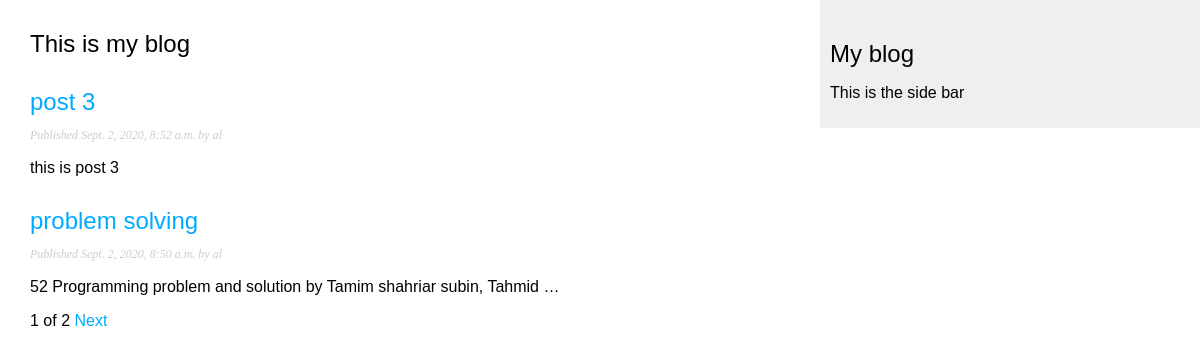
The page / on the database its author committed.
### blog/models.py (models this page shows, shortened)
class Post(models.Model):
    STATUS_CHOICES = (
        ('draft', 'Draft'),
        ('published', 'Published')
    )
    title = models.CharField(max_length=250)
    slug = models.SlugField(max_length=250,
                            unique_for_date='publish')
    author = models.ForeignKey(User, on_delete=models.CASCADE,
                               related_name='blog_post')
    body = models.TextField()
    publish = models.DateTimeField(default=timezone.now)
    created = models.DateTimeField(auto_now_add=True)
    updated = models.DateTimeField(auto_now=True)
    status = models.CharField(max_length=10,
                              choices=STATUS_CHOICES,
                              default='draft')
    class Meta:
        ordering = ('-publish',)
    objects = models.Manager()  # default manager
    published = PublishedManager()
    def get_absolute_url(self):
        return reverse('blog:post_detail',
                       args=[self.publish.year,
                             self.publish.month,
                             self.publish.day,
                             self.slug])

### blog/views.py (the view)
# urls.py: path('', views.post_list, name='list'),
def post_list(request):
    published_posts = Post.published.all()
    paginator = Paginator(published_posts, 2, orphans=1)
    page_number = request.GET.get('page')
    try:
        posts = paginator.page(page_number)
    except PageNotAnInteger:
        posts = paginator.page(1)
    except EmptyPage:
        posts = paginator.page(paginator.num_pages)
    return render(request, 'blog/post/list.html', {'posts': posts})

### blog/models.py (called while the page is built)
    def get_queryset(self):
        return super(PublishedManager, self).get_queryset().filter(status='published')

### blog/templates/blog/post/list.html
{% extends 'blog/base.html' %} {% block title %} Post List {% endblock %}
{%block content %}
<h2>This is my blog</h2>
{% for post in posts %}
<h2>
  <a style="text-decoration: none" href="{{ post.get_absolute_url }}">{{post.title}}</a>
</h2>
<p class="date">Published {{ post.publish }} by {{ post.author }}</p>
{{ post.body|truncatewords:10|linebreaks }} {% endfor %}
{% include 'blog/post/paginator.html' with page=posts %}
{% endblock %}

### blog/static/blog/css/blog.css (style rules this page uses)
body { margin: 0; padding: 0; font-family: helvetica, sans-serif; }
a { color: #00abff; text-decoration: none; }
h2 { font-weight: normal; margin: 30px 0 0; }
p.date { color: #ccc; font-family: georgia, serif; font-size: 12px; font-style: italic; }

### rows shown on the page
Post: title "post 3", publish "Sept. 2, 2020, 8:52 a.m.", author "al", body "this is post 3"
Post: title "problem solving", publish "Sept. 2, 2020, 8:50 a.m.", author "al", body "52 Programming problem and solution by Tamim shahriar subin, Tahmid …"

### other values the page prints
{{ page.number }} "1"
{{ page.paginator.num_pages }} "2"
